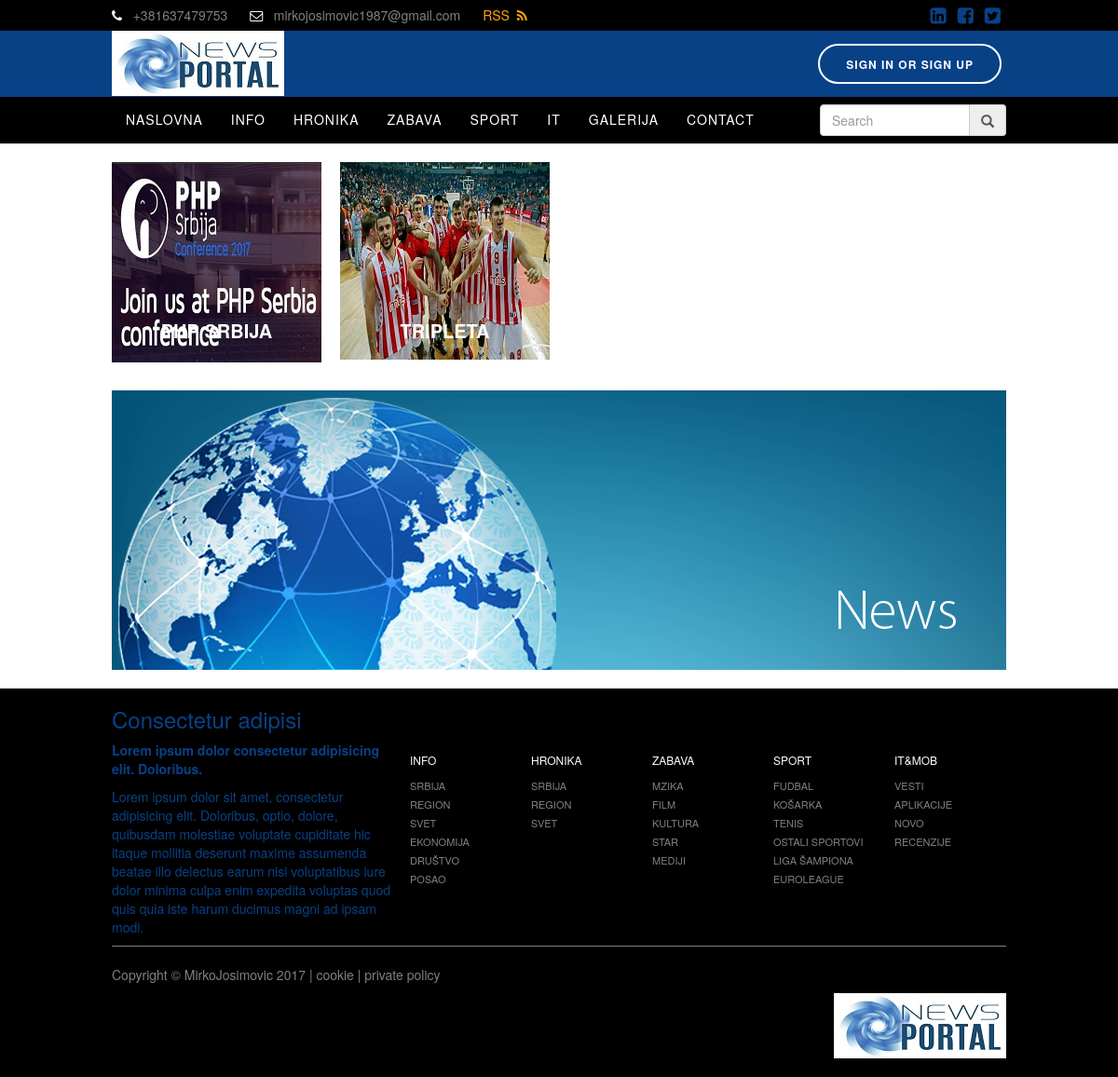
/gallery.php, run on the app's committed database.
### tables this page shows
CREATE TABLE `kategorije` (
  `id` int(2) UNSIGNED NOT NULL,
  `naziv` varchar(50) NOT NULL
);

CREATE TABLE `gallery` (
  `id` int(3) UNSIGNED NOT NULL,
  `gallery_name` varchar(100) NOT NULL,
  `autor` varchar(42) NOT NULL,
  `datum` timestamp NOT NULL DEFAULT CURRENT_TIMESTAMP,
  `baner` varchar(255) NOT NULL
);

### gallery.php (the view, shortened to what this page needs)
<?php
require_once('function.php');
?>
<!doctype html>
<html>
<head>
<link href="css/main.css" rel="stylesheet" type="text/css">
<link href="fontawesome/css/font-awesome.min.css" rel="stylesheet" type="text/css">
<link href="bootstrap-3.3.7-dist/css/bootstrap.min.css" rel="stylesheet" type="text/css">
</head>
<body>
	<header id="header">
		<?php
		include('temp_header.php');
		?>
	</header>
	<div id="container_gallery">
		<div class="wrapper">
            <?php
            $db = connect();
            $sql = "SELECT * FROM gallery ORDER BY id DESC";
            $res = mysqli_query($db,$sql);
            while($row = mysqli_fetch_object($res))
            {
                ?>
                <div class="gallery">
				<a href="gallery_name.php?idGallery=<?=$row->id?>">
					<img src="images/<?=$row->baner?>" alt="slika">
					<div class="gallery_name">
						<p><?=$row->gallery_name?></p>
					</div>
				</a>
			     </div>
            <?php
            }
            ?>
		</div>
	</div>
	<div class="wrapper">
		<?php
		include'temp_slider.php';
		?>
	</div>
	<footer id="footer">
		<?php
		include('temp_footer.php');
		?>
	</footer>
</body>
</html>

### function.php (shortened to what this page needs)
<?php
function prikaziMeni($db)
{
    $sql = "SELECT * FROM kategorije";
    $res = mysqli_query($db,$sql);
    while($row = mysqli_fetch_object($res))
    {
        echo "<li><a href='index.php?naziv=$row->naziv'>$row->naziv</a></li>";
    }
}
?>

### css/main.css (style rules this page uses)
body { font-family: 'Open Sans',Arial, sans-serif; margin: 0; padding: 0; font-size: 14px; color: gray; }
p { margin:0 0 0.5em; }
img { vertical-align: bottom; max-width: 100%; }
a:link, a:visited { color: gray; text-decoration:none; }
.wrapper { width: 960px; margin: 0 auto; }
.wrapper:after { content: ""; display: table; clear: both; }
#header { background-color: #094186; margin-bottom: 20px; }
.nav ul li { float: left; position: relative; }
.nav ul li a { display: block; padding: 0 15px; height: 50px; line-height: 49px; text-transform: uppercase; letter-spacing: 1px; font-weight: 500; text-align: center; color: #fff; }
.nav ul li a:link, .nav ul li a:visited { text-decoration: none; }
#container_news, #container_gallery { overflow: hidden; }
#footer { background-color: #000; color: #094186; }
.gallery { position: relative; float: left; margin-right: 20px; margin-bottom: 10px; }
.gallery_name { position: absolute; top: 147px; padding: 20px; width: 225px; text-align: center; text-transform: uppercase; font-weight: 700; color: #fff; }
.gallery_name p { margin: 0; font-size: 20px; }
.gallery a { display: block; }

### data on the page
kategorije: naziv "INFO"
kategorije: naziv "HRONIKA"
kategorije: naziv "ZABAVA"
kategorije: naziv "SPORT"
kategorije: naziv "IT"
gallery: baner (picture), gallery_name "PHP SRBIJA"
gallery: baner (picture), gallery_name "TRIPLETA"
